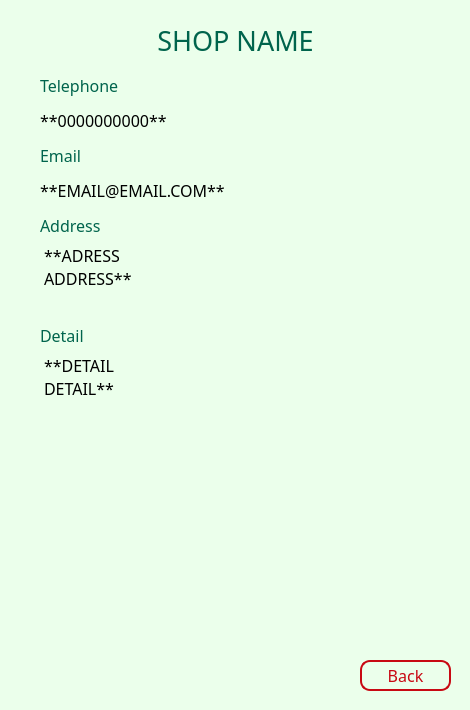
<?xml version="1.0" encoding="UTF-8"?>
<ui version="4.0">
 <class>Dialog</class>
 <widget class="QDialog" name="Dialog">
  <property name="geometry">
   <rect>
    <x>0</x>
    <y>0</y>
    <width>470</width>
    <height>710</height>
   </rect>
  </property>
  <property name="font">
   <font>
    <family>ZCOOL QingKe HuangYou</family>
    <pointsize>12</pointsize>
   </font>
  </property>
  <property name="windowTitle">
   <string>Board Game Community</string>
  </property>
  <property name="styleSheet">
   <string notr="true">background-color: rgb(235, 255, 235);</string>
  </property>
  <widget class="QLabel" name="lbl_shop">
   <property name="geometry">
    <rect>
     <x>20</x>
     <y>20</y>
     <width>431</width>
     <height>41</height>
    </rect>
   </property>
   <property name="font">
    <font>
     <family>ZCOOL QingKe HuangYou</family>
     <pointsize>20</pointsize>
     <weight>50</weight>
     <italic>false</italic>
     <bold>false</bold>
    </font>
   </property>
   <property name="styleSheet">
    <string notr="true">background-color: rgba(255, 255, 255, 0);
color: rgb(0, 100, 76);
font: 20pt &quot;ZCOOL QingKe HuangYou&quot;;</string>
   </property>
   <property name="text">
    <string>SHOP NAME</string>
   </property>
   <property name="textFormat">
    <enum>Qt::AutoText</enum>
   </property>
   <property name="alignment">
    <set>Qt::AlignCenter</set>
   </property>
  </widget>
  <widget class="QPushButton" name="btn_back">
   <property name="geometry">
    <rect>
     <x>360</x>
     <y>660</y>
     <width>91</width>
     <height>31</height>
    </rect>
   </property>
   <property name="styleSheet">
    <string notr="true">background-color:  rgba(0, 0, 0, 0);
color: rgb(200, 9, 19);
font: 12pt &quot;ZCOOL QingKe HuangYou&quot;;
border-radius: 10px;
border: 2px solid rgb(200, 9, 19);</string>
   </property>
   <property name="text">
    <string>Back</string>
   </property>
  </widget>
  <widget class="QLabel" name="label_14">
   <property name="geometry">
    <rect>
     <x>40</x>
     <y>70</y>
     <width>211</width>
     <height>31</height>
    </rect>
   </property>
   <property name="font">
    <font>
     <family>ZCOOL QingKe HuangYou</family>
     <pointsize>12</pointsize>
     <weight>50</weight>
     <italic>false</italic>
     <bold>false</bold>
    </font>
   </property>
   <property name="styleSheet">
    <string notr="true">background-color: rgba(255, 255, 255, 0);
font: 12pt &quot;ZCOOL QingKe HuangYou&quot;;
color: rgb(0, 100, 76);</string>
   </property>
   <property name="text">
    <string>Telephone</string>
   </property>
  </widget>
  <widget class="QLabel" name="lbl_phone">
   <property name="geometry">
    <rect>
     <x>40</x>
     <y>100</y>
     <width>381</width>
     <height>41</height>
    </rect>
   </property>
   <property name="font">
    <font>
     <family>Bai Jamjuree</family>
     <pointsize>12</pointsize>
     <weight>50</weight>
     <italic>false</italic>
     <bold>false</bold>
    </font>
   </property>
   <property name="styleSheet">
    <string notr="true">background-color: rgba(255, 255, 255, 0);
font: 12pt &quot;Bai Jamjuree&quot;;</string>
   </property>
   <property name="text">
    <string>**0000000000**</string>
   </property>
  </widget>
  <widget class="QLabel" name="lbl_email">
   <property name="geometry">
    <rect>
     <x>40</x>
     <y>170</y>
     <width>381</width>
     <height>41</height>
    </rect>
   </property>
   <property name="font">
    <font>
     <family>Bai Jamjuree</family>
     <pointsize>12</pointsize>
     <weight>50</weight>
     <italic>false</italic>
     <bold>false</bold>
    </font>
   </property>
   <property name="styleSheet">
    <string notr="true">background-color: rgba(255, 255, 255, 0);
font: 12pt &quot;Bai Jamjuree&quot;;</string>
   </property>
   <property name="text">
    <string>**EMAIL@EMAIL.COM**</string>
   </property>
  </widget>
  <widget class="QLabel" name="label_15">
   <property name="geometry">
    <rect>
     <x>40</x>
     <y>140</y>
     <width>211</width>
     <height>31</height>
    </rect>
   </property>
   <property name="font">
    <font>
     <family>ZCOOL QingKe HuangYou</family>
     <pointsize>12</pointsize>
     <weight>50</weight>
     <italic>false</italic>
     <bold>false</bold>
    </font>
   </property>
   <property name="styleSheet">
    <string notr="true">background-color: rgba(255, 255, 255, 0);
font: 12pt &quot;ZCOOL QingKe HuangYou&quot;;
color: rgb(0, 100, 76);</string>
   </property>
   <property name="text">
    <string>Email</string>
   </property>
  </widget>
  <widget class="QLabel" name="label_16">
   <property name="geometry">
    <rect>
     <x>40</x>
     <y>210</y>
     <width>211</width>
     <height>31</height>
    </rect>
   </property>
   <property name="font">
    <font>
     <family>ZCOOL QingKe HuangYou</family>
     <pointsize>12</pointsize>
     <weight>50</weight>
     <italic>false</italic>
     <bold>false</bold>
    </font>
   </property>
   <property name="styleSheet">
    <string notr="true">background-color: rgba(255, 255, 255, 0);
font: 12pt &quot;ZCOOL QingKe HuangYou&quot;;
color: rgb(0, 100, 76);</string>
   </property>
   <property name="text">
    <string>Address</string>
   </property>
  </widget>
  <widget class="QTextBrowser" name="tbro_address">
   <property name="geometry">
    <rect>
     <x>40</x>
     <y>240</y>
     <width>381</width>
     <height>81</height>
    </rect>
   </property>
   <property name="styleSheet">
    <string notr="true">background-color: rgba(255, 255, 255, 0);
font: 12pt &quot;Bai Jamjuree&quot;;
border: 0px;</string>
   </property>
   <property name="html">
    <string>&lt;!DOCTYPE HTML PUBLIC &quot;-//W3C//DTD HTML 4.0//EN&quot; &quot;http://www.w3.org/TR/REC-html40/strict.dtd&quot;&gt;
&lt;html&gt;&lt;head&gt;&lt;meta name=&quot;qrichtext&quot; content=&quot;1&quot; /&gt;&lt;style type=&quot;text/css&quot;&gt;
p, li { white-space: pre-wrap; }
&lt;/style&gt;&lt;/head&gt;&lt;body style=&quot; font-family:'Bai Jamjuree'; font-size:12pt; font-weight:400; font-style:normal;&quot;&gt;
&lt;p style=&quot; margin-top:0px; margin-bottom:0px; margin-left:0px; margin-right:0px; -qt-block-indent:0; text-indent:0px;&quot;&gt;**ADRESS&lt;/p&gt;
&lt;p style=&quot; margin-top:0px; margin-bottom:0px; margin-left:0px; margin-right:0px; -qt-block-indent:0; text-indent:0px;&quot;&gt;ADDRESS**&lt;/p&gt;&lt;/body&gt;&lt;/html&gt;</string>
   </property>
  </widget>
  <widget class="QTextBrowser" name="tbro_detail">
   <property name="geometry">
    <rect>
     <x>40</x>
     <y>350</y>
     <width>381</width>
     <height>201</height>
    </rect>
   </property>
   <property name="styleSheet">
    <string notr="true">background-color: rgba(255, 255, 255, 0);
font: 12pt &quot;Bai Jamjuree&quot;;
border: 0px;</string>
   </property>
   <property name="html">
    <string>&lt;!DOCTYPE HTML PUBLIC &quot;-//W3C//DTD HTML 4.0//EN&quot; &quot;http://www.w3.org/TR/REC-html40/strict.dtd&quot;&gt;
&lt;html&gt;&lt;head&gt;&lt;meta name=&quot;qrichtext&quot; content=&quot;1&quot; /&gt;&lt;style type=&quot;text/css&quot;&gt;
p, li { white-space: pre-wrap; }
&lt;/style&gt;&lt;/head&gt;&lt;body style=&quot; font-family:'Bai Jamjuree'; font-size:12pt; font-weight:400; font-style:normal;&quot;&gt;
&lt;p style=&quot; margin-top:0px; margin-bottom:0px; margin-left:0px; margin-right:0px; -qt-block-indent:0; text-indent:0px;&quot;&gt;**DETAIL&lt;/p&gt;
&lt;p style=&quot; margin-top:0px; margin-bottom:0px; margin-left:0px; margin-right:0px; -qt-block-indent:0; text-indent:0px;&quot;&gt;DETAIL**&lt;/p&gt;&lt;/body&gt;&lt;/html&gt;</string>
   </property>
  </widget>
  <widget class="QLabel" name="label_17">
   <property name="geometry">
    <rect>
     <x>40</x>
     <y>320</y>
     <width>211</width>
     <height>31</height>
    </rect>
   </property>
   <property name="font">
    <font>
     <family>ZCOOL QingKe HuangYou</family>
     <pointsize>12</pointsize>
     <weight>50</weight>
     <italic>false</italic>
     <bold>false</bold>
    </font>
   </property>
   <property name="styleSheet">
    <string notr="true">background-color: rgba(255, 255, 255, 0);
font: 12pt &quot;ZCOOL QingKe HuangYou&quot;;
color: rgb(0, 100, 76);</string>
   </property>
   <property name="text">
    <string>Detail</string>
   </property>
  </widget>
 </widget>
 <resources/>
 <connections/>
</ui>
